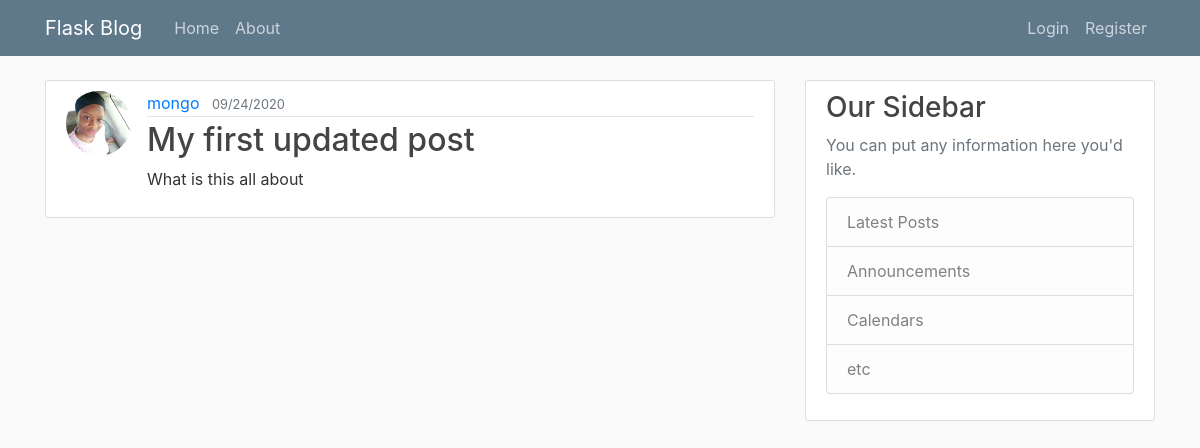
Before: /post/1 with the older database file.
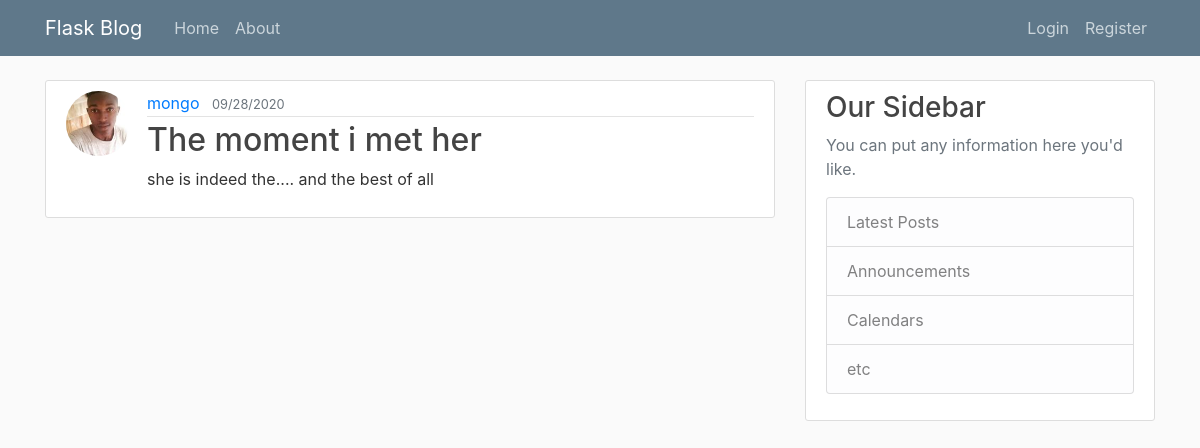
After: the same page with the newer database file.
### flaskblog/models.py (models this page shows, shortened)
class User(db.Model, UserMixin):
	id = db.Column(db.Integer, primary_key=True)
	username = db.Column(db.String(20), unique = True, nullable = False)
	email = db.Column(db.String(120), unique = True, nullable = False)
	image_file = db.Column(db.String(20), nullable = False, default = "default.jpg")
	password = db.Column(db.String(30), nullable= False)
	posts = db.relationship("Post", backref="author", lazy = True)

class Post(db.Model):
	id = db.Column(db.Integer, primary_key = True)
	title = db.Column(db.String(20), nullable= False)
	date_posted = db.Column(db.DateTime, nullable = False, default = datetime.utcnow)
	content = db.Column(db.Text, nullable = False)
	user_id = db.Column(db.Integer, db.ForeignKey("user.id"), nullable = False)

### flaskblog/posts/route.py (the view)
@posts.route('/post/<int:post_id>')
def post(post_id):
	post = Post.query.get_or_404(post_id)
	return render_template('post.html', title =post.title, post=post)

### flaskblog/templates/post.html (shortened to what this page needs)
{% extends "layout.html" %}
{% block css %}
	<link rel="stylesheet" type="text/css" href="{{ url_for('static', filename = 'main.css')}}">
{% endblock %}
{% block content %}
	<article class="media content-section">
		<img class="rounded-circle article-img" src="{{ url_for('static', filename='profile_pics/' + post.author.image_file) }}">
	  <div class="media-body">
	    <div class="article-metadata">
	      <a class="mr-2" href="{{ url_for('users.user_posts', username = post.author.username ) }}">{{ post.author.username }}</a>
	      <small class="text-muted">{{ post.date_posted.strftime("%m/%d/%Y") }}</small>
	    </div>
	    <h2 class="article-title"> {{ post.title }}</h2>
	    <p class="article-content">{{ post.content }}</p>
	  </div>
	</article>
{% endblock content %}

Changed rows visible on the page:
changed User "mongo": image_file: a different picture
changed Post: date_posted "09/24/2020" → "09/28/2020"; title "My first updated post" → "The moment i met her"; content "What is this all about" → "she is indeed the.... and the best of all"
